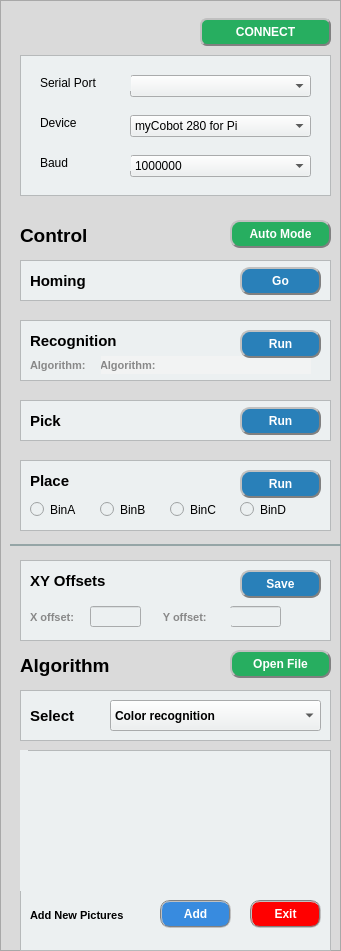
    <widget class="QFrame" name="frame_2">
     <property name="geometry">
      <rect>
       <x>-10</x>
       <y>60</y>
       <width>341</width>
       <height>951</height>
      </rect>
     </property>
     <property name="styleSheet">
      <string notr="true">background-color: rgb(218, 218, 218);</string>
     </property>
     <property name="frameShape">
      <enum>QFrame::StyledPanel</enum>
     </property>
     <property name="frameShadow">
      <enum>QFrame::Raised</enum>
     </property>
     <widget class="QPushButton" name="connect_btn">
      <property name="enabled">
       <bool>true</bool>
      </property>
      <property name="geometry">
       <rect>
        <x>200</x>
        <y>18</y>
        <width>131</width>
        <height>28</height>
       </rect>
      </property>
      <property name="font">
       <font>
        <family>Segoe UI</family>
        <weight>75</weight>
        <bold>true</bold>
       </font>
      </property>
      <property name="cursor">
       <cursorShape>PointingHandCursor</cursorShape>
      </property>
      <property name="styleSheet">
       <string notr="true">background-color: rgb(39, 174, 96);
color: rgb(255, 255, 255);
border-radius: 7px;
border: 2px groove gray;
border-style: outset;</string>
      </property>
      <property name="text">
       <string>CONNECT</string>
      </property>
      <property name="autoDefault">
       <bool>false</bool>
      </property>
      <property name="default">
       <bool>false</bool>
      </property>
      <property name="flat">
       <bool>false</bool>
      </property>
     </widget>
     <widget class="QFrame" name="frame_4">
      <property name="geometry">
       <rect>
        <x>20</x>
        <y>55</y>
        <width>311</width>
        <height>141</height>
       </rect>
      </property>
      <property name="styleSheet">
       <string notr="true">background-color: rgb(236, 240, 241);</string>
      </property>
      <property name="frameShape">
       <enum>QFrame::StyledPanel</enum>
      </property>
      <property name="frameShadow">
       <enum>QFrame::Raised</enum>
      </property>
      <widget class="QComboBox" name="comboBox_port">
       <property name="geometry">
        <rect>
         <x>110</x>
         <y>20</y>
         <width>181</width>
         <height>22</height>
        </rect>
       </property>
       <property name="font">
        <font>
         <family>Arial</family>
         <weight>50</weight>
         <bold>false</bold>
        </font>
       </property>
      </widget>
      <widget class="QComboBox" name="comboBox_buad">
       <property name="geometry">
        <rect>
         <x>110</x>
         <y>100</y>
         <width>181</width>
         <height>22</height>
        </rect>
       </property>
       <property name="font">
        <font>
         <family>Arial</family>
         <weight>50</weight>
         <bold>false</bold>
        </font>
       </property>
       <item>
        <property name="text">
         <string>1000000</string>
        </property>
       </item>
       <item>
        <property name="text">
         <string>115200</string>
        </property>
       </item>
      </widget>
      <widget class="QLabel" name="device_lab">
       <property name="geometry">
        <rect>
         <x>20</x>
         <y>60</y>
         <width>91</width>
         <height>16</height>
        </rect>
       </property>
       <property name="font">
        <font>
         <family>Arial</family>
         <weight>50</weight>
         <bold>false</bold>
        </font>
       </property>
       <property name="styleSheet">
        <string notr="true">background-color: rgb(255, 255, 255，200);</string>
       </property>
       <property name="text">
        <string>Device</string>
       </property>
      </widget>
      <widget class="QComboBox" name="comboBox_device">
       <property name="geometry">
        <rect>
         <x>110</x>
         <y>60</y>
         <width>181</width>
         <height>22</height>
        </rect>
       </property>
       <property name="font">
        <font>
         <family>Arial</family>
         <weight>50</weight>
         <bold>false</bold>
        </font>
       </property>
       <item>
        <property name="text">
         <string>myCobot 280 for Pi</string>
        </property>
       </item>
       <item>
        <property name="text">
         <string>myCobot 280 for M5</string>
        </property>
       </item>
       <item>
        <property name="text">
         <string>myPalletizer 260 for M5</string>
        </property>
       </item>
       <item>
        <property name="text">
         <string>mechArm 270 for Pi</string>
        </property>
       </item>
      </widget>
      <widget class="QLabel" name="baud_lab">
       <property name="geometry">
        <rect>
         <x>20</x>
         <y>100</y>
         <width>91</width>
         <height>16</height>
        </rect>
       </property>
       <property name="font">
        <font>
         <family>Arial</family>
         <weight>50</weight>
         <bold>false</bold>
        </font>
       </property>
       <property name="styleSheet">
        <string notr="true">background-color: rgb(255, 255, 255，200);</string>
       </property>
       <property name="text">
        <string>Baud</string>
       </property>
      </widget>
      <widget class="QLabel" name="port_lab">
       <property name="geometry">
        <rect>
         <x>20</x>
         <y>20</y>
         <width>91</width>
         <height>16</height>
        </rect>
       </property>
       <property name="font">
        <font>
         <family>Arial</family>
         <weight>50</weight>
         <bold>false</bold>
        </font>
       </property>
       <property name="styleSheet">
        <string notr="true">background-color: rgb(255, 255, 255，200);</string>
       </property>
       <property name="text">
        <string>Serial Port</string>
       </property>
      </widget>
     </widget>
     <widget class="QLabel" name="func_lab">
      <property name="geometry">
       <rect>
        <x>20</x>
        <y>220</y>
        <width>101</width>
        <height>31</height>
       </rect>
      </property>
      <property name="font">
       <font>
        <family>Arial</family>
        <pointsize>14</pointsize>
        <weight>75</weight>
        <bold>true</bold>
       </font>
      </property>
      <property name="text">
       <string>Control</string>
      </property>
     </widget>
     <widget class="QPushButton" name="auto_btn">
      <property name="geometry">
       <rect>
        <x>230</x>
        <y>220</y>
        <width>101</width>
        <height>28</height>
       </rect>
      </property>
      <property name="font">
       <font>
        <family>Arial</family>
        <weight>75</weight>
        <bold>true</bold>
       </font>
      </property>
      <property name="cursor">
       <cursorShape>PointingHandCursor</cursorShape>
      </property>
      <property name="styleSheet">
       <string notr="true">background-color: rgb(39, 174, 96);
color: rgb(255, 255, 255);
border-radius: 10px;
border: 2px groove gray;
border-style: outset;</string>
      </property>
      <property name="text">
       <string>Auto Mode</string>
      </property>
     </widget>
     <widget class="QFrame" name="frame_5">
      <property name="geometry">
       <rect>
        <x>20</x>
        <y>260</y>
        <width>311</width>
        <height>41</height>
       </rect>
      </property>
      <property name="styleSheet">
       <string notr="true">background-color: rgb(236, 240, 241);</string>
      </property>
      <property name="frameShape">
       <enum>QFrame::StyledPanel</enum>
      </property>
      <property name="frameShadow">
       <enum>QFrame::Raised</enum>
      </property>
      <widget class="QPushButton" name="to_origin_btn">
       <property name="geometry">
        <rect>
         <x>220</x>
         <y>7</y>
         <width>81</width>
         <height>28</height>
        </rect>
       </property>
       <property name="font">
        <font>
         <family>Arial</family>
         <weight>75</weight>
         <bold>true</bold>
        </font>
       </property>
       <property name="cursor">
        <cursorShape>PointingHandCursor</cursorShape>
       </property>
       <property name="styleSheet">
        <string notr="true">background-color:rgb(41, 128, 185);
color: rgb(255, 255, 255);
border-radius: 10px;
border: 2px groove gray;
border-style: outset;</string>
       </property>
       <property name="text">
        <string>Go</string>
       </property>
      </widget>
      <widget class="QLabel" name="func_lab_2">
       <property name="geometry">
        <rect>
         <x>10</x>
         <y>5</y>
         <width>171</width>
         <height>31</height>
        </rect>
       </property>
       <property name="font">
        <font>
         <family>Arial</family>
         <pointsize>11</pointsize>
         <weight>75</weight>
         <bold>true</bold>
        </font>
       </property>
       <property name="text">
        <string>Homing</string>
       </property>
      </widget>
     </widget>
     <widget class="QFrame" name="frame_6">
      <property name="geometry">
       <rect>
        <x>20</x>
        <y>320</y>
        <width>311</width>
        <height>61</height>
       </rect>
      </property>
      <property name="styleSheet">
       <string notr="true">background-color: rgb(236, 240, 241);</string>
      </property>
      <property name="frameShape">
       <enum>QFrame::StyledPanel</enum>
      </property>
      <property name="frameShadow">
       <enum>QFrame::Raised</enum>
      </property>
      <widget class="QLabel" name="func_lab_4">
       <property name="geometry">
        <rect>
         <x>10</x>
         <y>5</y>
         <width>161</width>
         <height>31</height>
        </rect>
       </property>
       <property name="font">
        <font>
         <family>Arial</family>
         <pointsize>11</pointsize>
         <weight>75</weight>
         <bold>true</bold>
        </font>
       </property>
       <property name="text">
        <string>Recognition</string>
       </property>
      </widget>
      <widget class="QPushButton" name="discern_btn">
       <property name="geometry">
        <rect>
         <x>220</x>
         <y>10</y>
         <width>81</width>
         <height>28</height>
        </rect>
       </property>
       <property name="font">
        <font>
         <family>Arial</family>
         <weight>75</weight>
         <bold>true</bold>
        </font>
       </property>
       <property name="cursor">
        <cursorShape>PointingHandCursor</cursorShape>
       </property>
       <property name="styleSheet">
        <string notr="true">background-color:rgb(41, 128, 185);
color: rgb(255, 255, 255);
border-radius: 10px;
border: 2px groove gray;
border-style: outset;</string>
       </property>
       <property name="text">
        <string>Run</string>
       </property>
      </widget>
      <widget class="QLabel" name="func_lab_5">
       <property name="geometry">
        <rect>
         <x>10</x>
         <y>36</y>
         <width>71</width>
         <height>18</height>
        </rect>
       </property>
       <property name="font">
        <font>
         <family>Arial</family>
         <pointsize>8</pointsize>
         <weight>75</weight>
         <bold>true</bold>
        </font>
       </property>
       <property name="styleSheet">
        <string notr="true">color: rgb(136, 136, 136);</string>
       </property>
       <property name="text">
        <string>Algorithm:</string>
       </property>
      </widget>
      <widget class="QLabel" name="algorithm_lab">
       <property name="geometry">
        <rect>
         <x>80</x>
         <y>36</y>
         <width>211</width>
         <height>18</height>
        </rect>
       </property>
       <property name="font">
        <font>
         <family>Arial</family>
         <pointsize>8</pointsize>
         <weight>75</weight>
         <bold>true</bold>
        </font>
       </property>
       <property name="styleSheet">
        <string notr="true">color: rgb(136, 136, 136);
background-color: rgb(243, 243, 243,200);</string>
       </property>
       <property name="text">
        <string>Algorithm:</string>
       </property>
      </widget>
      <zorder>algorithm_lab</zorder>
      <zorder>func_lab_4</zorder>
      <zorder>discern_btn</zorder>
      <zorder>func_lab_5</zorder>
     </widget>
     <widget class="QFrame" name="frame_7">
      <property name="geometry">
       <rect>
        <x>20</x>
        <y>400</y>
        <width>311</width>
        <height>41</height>
       </rect>
      </property>
      <property name="styleSheet">
       <string notr="true">background-color: rgb(236, 240, 241);</string>
      </property>
      <property name="frameShape">
       <enum>QFrame::StyledPanel</enum>
      </property>
      <property name="frameShadow">
       <enum>QFrame::Raised</enum>
      </property>
      <widget class="QPushButton" name="crawl_btn">
       <property name="geometry">
        <rect>
         <x>220</x>
         <y>7</y>
         <width>81</width>
         <height>28</height>
        </rect>
       </property>
       <property name="font">
        <font>
         <family>Arial</family>
         <weight>75</weight>
         <bold>true</bold>
        </font>
       </property>
       <property name="cursor">
        <cursorShape>PointingHandCursor</cursorShape>
       </property>
       <property name="styleSheet">
        <string notr="true">background-color:rgb(41, 128, 185);
color: rgb(255, 255, 255);
border-radius: 10px;
border: 2px groove gray;
border-style: outset;</string>
       </property>
       <property name="text">
        <string>Run</string>
       </property>
      </widget>
      <widget class="QLabel" name="func_lab_7">
       <property name="geometry">
        <rect>
         <x>10</x>
         <y>5</y>
         <width>121</width>
         <height>31</height>
        </rect>
       </property>
       <property name="font">
        <font>
         <family>Arial</family>
         <pointsize>11</pointsize>
         <weight>75</weight>
         <bold>true</bold>
        </font>
       </property>
       <property name="text">
        <string>Pick</string>
       </property>
      </widget>
     </widget>
     <widget class="QFrame" name="frame_8">
      <property name="geometry">
       <rect>
        <x>20</x>
        <y>460</y>
        <width>311</width>
        <height>71</height>
       </rect>
      </property>
      <property name="styleSheet">
       <string notr="true">background-color: rgb(236, 240, 241);</string>
      </property>
      <property name="frameShape">
       <enum>QFrame::StyledPanel</enum>
      </property>
      <property name="frameShadow">
       <enum>QFrame::Raised</enum>
      </property>
      <widget class="QLabel" name="func_lab_8">
       <property name="geometry">
        <rect>
         <x>10</x>
         <y>5</y>
         <width>121</width>
         <height>31</height>
        </rect>
       </property>
       <property name="font">
        <font>
         <family>Arial</family>
         <pointsize>11</pointsize>
         <weight>75</weight>
         <bold>true</bold>
        </font>
       </property>
       <property name="text">
        <string>Place</string>
       </property>
      </widget>
      <widget class="QPushButton" name="place_btn">
       <property name="geometry">
        <rect>
         <x>220</x>
         <y>10</y>
         <width>81</width>
         <height>28</height>
        </rect>
       </property>
       <property name="font">
        <font>
         <family>Arial</family>
         <weight>75</weight>
         <bold>true</bold>
        </font>
       </property>
       <property name="cursor">
        <cursorShape>PointingHandCursor</cursorShape>
       </property>
       <property name="styleSheet">
        <string notr="true">background-color:rgb(41, 128, 185);
color: rgb(255, 255, 255);
border-radius: 10px;
border: 2px groove gray;
border-style: outset;</string>
       </property>
       <property name="text">
        <string>Run</string>
       </property>
      </widget>
      <widget class="QRadioButton" name="radioButton_A">
       <property name="geometry">
        <rect>
         <x>10</x>
         <y>40</y>
         <width>61</width>
         <height>19</height>
        </rect>
       </property>
       <property name="font">
        <font>
         <family>Arial</family>
        </font>
       </property>
       <property name="text">
        <string>BinA</string>
       </property>
      </widget>
      <widget class="QRadioButton" name="radioButton_B">
       <property name="geometry">
        <rect>
         <x>80</x>
         <y>40</y>
         <width>61</width>
         <height>19</height>
        </rect>
       </property>
       <property name="font">
        <font>
         <family>Arial</family>
        </font>
       </property>
       <property name="text">
        <string>BinB</string>
       </property>
      </widget>
      <widget class="QRadioButton" name="radioButton_C">
       <property name="geometry">
        <rect>
         <x>150</x>
         <y>40</y>
         <width>61</width>
         <height>19</height>
        </rect>
       </property>
       <property name="font">
        <font>
         <family>Arial</family>
        </font>
       </property>
       <property name="text">
        <string>BinC</string>
       </property>
      </widget>
      <widget class="QRadioButton" name="radioButton_D">
       <property name="geometry">
        <rect>
         <x>220</x>
         <y>40</y>
         <width>61</width>
         <height>19</height>
        </rect>
       </property>
       <property name="font">
        <font>
         <family>Arial</family>
        </font>
       </property>
       <property name="text">
        <string>BinD</string>
       </property>
      </widget>
     </widget>
     <widget class="QPushButton" name="open_file_btn">
      <property name="geometry">
       <rect>
        <x>230</x>
        <y>650</y>
        <width>101</width>
        <height>28</height>
       </rect>
      </property>
      <property name="font">
       <font>
        <family>Arial</family>
        <weight>75</weight>
        <bold>true</bold>
       </font>
      </property>
      <property name="cursor">
       <cursorShape>PointingHandCursor</cursorShape>
      </property>
      <property name="styleSheet">
       <string notr="true">background-color: rgb(39, 174, 96);
color: rgb(255, 255, 255);
border-radius: 10px;
border: 2px groove gray;
border-style: outset;</string>
      </property>
      <property name="text">
       <string>Open File</string>
      </property>
     </widget>
     <widget class="QLabel" name="func_lab_9">
      <property name="geometry">
       <rect>
        <x>20</x>
        <y>650</y>
        <width>131</width>
        <height>31</height>
       </rect>
      </property>
      <property name="font">
       <font>
        <family>Arial</family>
        <pointsize>14</pointsize>
        <weight>75</weight>
        <bold>true</bold>
       </font>
      </property>
      <property name="text">
       <string>Algorithm</string>
      </property>
     </widget>
     <widget class="QFrame" name="frame_9">
      <property name="geometry">
       <rect>
        <x>20</x>
        <y>690</y>
        <width>311</width>
        <height>51</height>
       </rect>
      </property>
      <property name="styleSheet">
       <string notr="true">background-color: rgb(236, 240, 241);</string>
      </property>
      <property name="frameShape">
       <enum>QFrame::StyledPanel</enum>
      </property>
      <property name="frameShadow">
       <enum>QFrame::Raised</enum>
      </property>
      <widget class="QLabel" name="func_lab_10">
       <property name="geometry">
        <rect>
         <x>10</x>
         <y>10</y>
         <width>121</width>
         <height>31</height>
        </rect>
       </property>
       <property name="font">
        <font>
         <family>Arial</family>
         <pointsize>11</pointsize>
         <weight>75</weight>
         <bold>true</bold>
        </font>
       </property>
       <property name="text">
        <string>Select</string>
       </property>
      </widget>
      <widget class="QComboBox" name="comboBox_function">
       <property name="geometry">
        <rect>
         <x>90</x>
         <y>10</y>
         <width>211</width>
         <height>31</height>
        </rect>
       </property>
       <property name="font">
        <font>
         <weight>75</weight>
         <bold>true</bold>
        </font>
       </property>
       <item>
        <property name="text">
         <string>Color recognition</string>
        </property>
       </item>
       <item>
        <property name="text">
         <string>shape recognition</string>
        </property>
       </item>
       <item>
        <property name="text">
         <string>QR code recognition</string>
        </property>
       </item>
       <item>
        <property name="text">
         <string>Keypoints</string>
        </property>
       </item>
      </widget>
     </widget>
     <widget class="QFrame" name="frame_10">
      <property name="geometry">
       <rect>
        <x>20</x>
        <y>750</y>
        <width>311</width>
        <height>201</height>
       </rect>
      </property>
      <property name="styleSheet">
       <string notr="true">background-color: rgb(236, 240, 241);</string>
      </property>
      <property name="frameShape">
       <enum>QFrame::StyledPanel</enum>
      </property>
      <property name="frameShadow">
       <enum>QFrame::Raised</enum>
      </property>
      <widget class="QLabel" name="func_lab_11">
       <property name="geometry">
        <rect>
         <x>10</x>
         <y>150</y>
         <width>121</width>
         <height>31</height>
        </rect>
       </property>
       <property name="font">
        <font>
         <family>Arial</family>
         <pointsize>8</pointsize>
         <weight>75</weight>
         <bold>true</bold>
        </font>
       </property>
       <property name="text">
        <string>Add New Pictures</string>
       </property>
      </widget>
      <widget class="QPushButton" name="add_img_btn">
       <property name="geometry">
        <rect>
         <x>140</x>
         <y>150</y>
         <width>71</width>
         <height>28</height>
        </rect>
       </property>
       <property name="font">
        <font>
         <weight>75</weight>
         <bold>true</bold>
        </font>
       </property>
       <property name="cursor">
        <cursorShape>PointingHandCursor</cursorShape>
       </property>
       <property name="styleSheet">
        <string notr="true">background-color: rgb(56, 139, 223);
color: rgb(255, 255, 255);
border-radius: 10px;
border: 2px groove gray;</string>
       </property>
       <property name="text">
        <string>Add</string>
       </property>
      </widget>
      <widget class="QPushButton" name="exit_add_btn">
       <property name="geometry">
        <rect>
         <x>230</x>
         <y>150</y>
         <width>71</width>
         <height>28</height>
        </rect>
       </property>
       <property name="font">
        <font>
         <weight>75</weight>
         <bold>true</bold>
        </font>
       </property>
       <property name="cursor">
        <cursorShape>PointingHandCursor</cursorShape>
       </property>
       <property name="styleSheet">
        <string notr="true">background-color: rgb(255, 0, 0);
color: rgb(255, 255, 255);
border-radius: 10px;
border: 2px groove gray;</string>
       </property>
       <property name="text">
        <string>Exit</string>
       </property>
      </widget>
      <widget class="QLabel" name="show_cutimg_lab">
       <property name="geometry">
        <rect>
         <x>0</x>
         <y>-10</y>
         <width>8</width>
         <height>151</height>
        </rect>
       </property>
       <property name="font">
        <font>
         <weight>75</weight>
         <bold>true</bold>
        </font>
       </property>
       <property name="styleSheet">
        <string notr="true"/>
       </property>
       <property name="text">
        <string/>
       </property>
       <property name="alignment">
        <set>Qt::AlignCenter</set>
       </property>
       <property name="margin">
        <number>0</number>
       </property>
       <property name="indent">
        <number>1</number>
       </property>
      </widget>
     </widget>
     <widget class="QLabel" name="label">
      <property name="geometry">
       <rect>
        <x>10</x>
        <y>544</y>
        <width>331</width>
        <height>2</height>
       </rect>
      </property>
      <property name="styleSheet">
       <string notr="true">background-color: rgb(149, 165, 166);</string>
      </property>
      <property name="text">
       <string/>
      </property>
     </widget>
     <widget class="QFrame" name="frame_11">
      <property name="geometry">
       <rect>
        <x>20</x>
        <y>560</y>
        <width>311</width>
        <height>81</height>
       </rect>
      </property>
      <property name="styleSheet">
       <string notr="true">background-color: rgb(236, 240, 241);</string>
      </property>
      <property name="frameShape">
       <enum>QFrame::StyledPanel</enum>
      </property>
      <property name="frameShadow">
       <enum>QFrame::Raised</enum>
      </property>
      <widget class="QLabel" name="func_lab_6">
       <property name="geometry">
        <rect>
         <x>10</x>
         <y>5</y>
         <width>161</width>
         <height>31</height>
        </rect>
       </property>
       <property name="font">
        <font>
         <family>Arial</family>
         <pointsize>11</pointsize>
         <weight>75</weight>
         <bold>true</bold>
        </font>
       </property>
       <property name="text">
        <string>XY Offsets</string>
       </property>
      </widget>
      <widget class="QPushButton" name="offset_save_btn">
       <property name="geometry">
        <rect>
         <x>220</x>
         <y>10</y>
         <width>81</width>
         <height>28</height>
        </rect>
       </property>
       <property name="font">
        <font>
         <family>Arial</family>
         <weight>75</weight>
         <bold>true</bold>
        </font>
       </property>
       <property name="cursor">
        <cursorShape>PointingHandCursor</cursorShape>
       </property>
       <property name="styleSheet">
        <string notr="true">background-color:rgb(41, 128, 185);
color: rgb(255, 255, 255);
border-radius: 10px;
border: 2px groove gray;
border-style: outset;</string>
       </property>
       <property name="text">
        <string>Save</string>
       </property>
      </widget>
      <widget class="QLabel" name="func_lab_12">
       <property name="geometry">
        <rect>
         <x>10</x>
         <y>48</y>
         <width>81</width>
         <height>18</height>
        </rect>
       </property>
       <property name="font">
        <font>
         <family>Arial</family>
         <pointsize>8</pointsize>
         <weight>75</weight>
         <bold>true</bold>
        </font>
       </property>
       <property name="styleSheet">
        <string notr="true">color: rgb(136, 136, 136);</string>
       </property>
       <property name="text">
        <string>X offset:</string>
       </property>
      </widget>
      <widget class="QLineEdit" name="xoffset_edit">
       <property name="geometry">
        <rect>
         <x>70</x>
         <y>46</y>
         <width>51</width>
         <height>21</height>
        </rect>
       </property>
       <property name="styleSheet">
        <string notr="true"/>
       </property>
      </widget>
      <widget class="QLineEdit" name="yoffset_edit">
       <property name="geometry">
        <rect>
         <x>210</x>
         <y>46</y>
         <width>51</width>
         <height>21</height>
        </rect>
       </property>
       <property name="styleSheet">
        <string notr="true"/>
       </property>
      </widget>
      <widget class="QLabel" name="func_lab_13">
       <property name="geometry">
        <rect>
         <x>140</x>
         <y>48</y>
         <width>71</width>
         <height>18</height>
        </rect>
       </property>
       <property name="font">
        <font>
         <family>Arial</family>
         <pointsize>8</pointsize>
         <weight>75</weight>
         <bold>true</bold>
        </font>
       </property>
       <property name="styleSheet">
        <string notr="true">color: rgb(136, 136, 136);</string>
       </property>
       <property name="text">
        <string> Y offset:</string>
       </property>
      </widget>
     </widget>
     <zorder>frame_9</zorder>
     <zorder>frame_5</zorder>
     <zorder>connect_btn</zorder>
     <zorder>frame_4</zorder>
     <zorder>func_lab</zorder>
     <zorder>auto_btn</zorder>
     <zorder>frame_6</zorder>
     <zorder>frame_7</zorder>
     <zorder>frame_8</zorder>
     <zorder>open_file_btn</zorder>
     <zorder>func_lab_9</zorder>
     <zorder>frame_10</zorder>
     <zorder>label</zorder>
     <zorder>frame_11</zorder>
    </widget>
